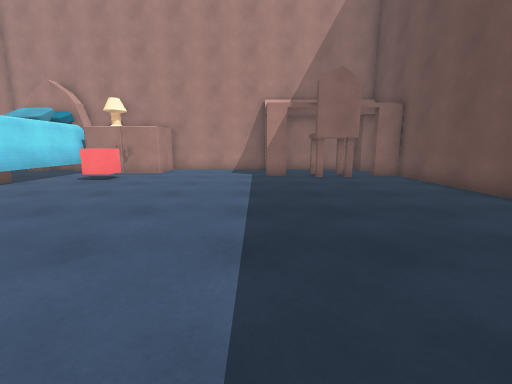
view 1 (above)

13 first-person views from a walk through a 3-D level made in the Unity game engine. The camera is 1.3 m above the floor, tilts 10° down and sees 90° across. The floor is counted in squares, 1 m on a side. Each view is taken from the middle of a square. On the plan, view 1 faces up. The plan holds only what a view shows up to about 13 squares ahead; the rest is blank. The place goes on beyond the plan.

view 2
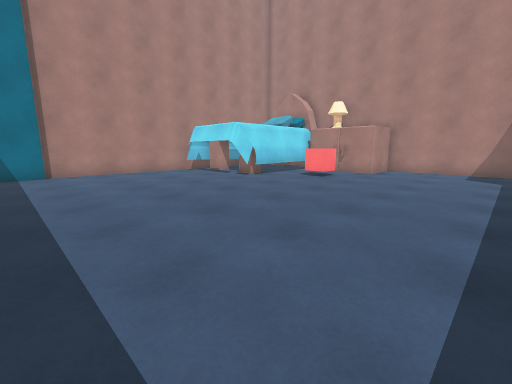

view 3
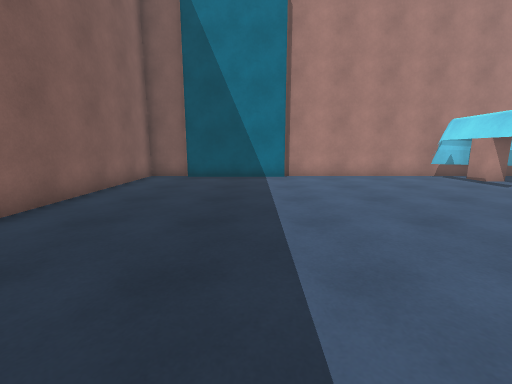

view 4
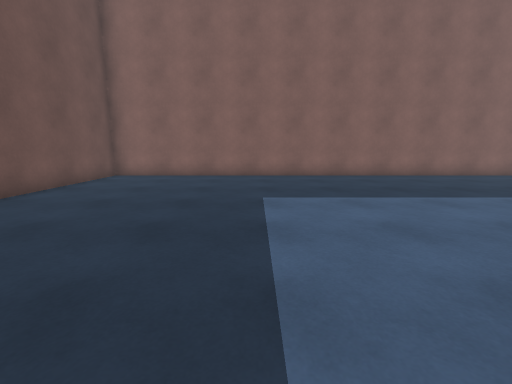

view 5
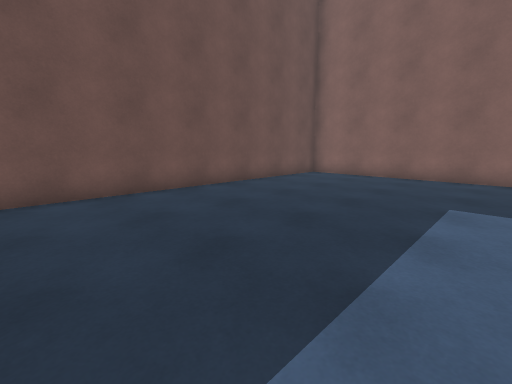

view 6
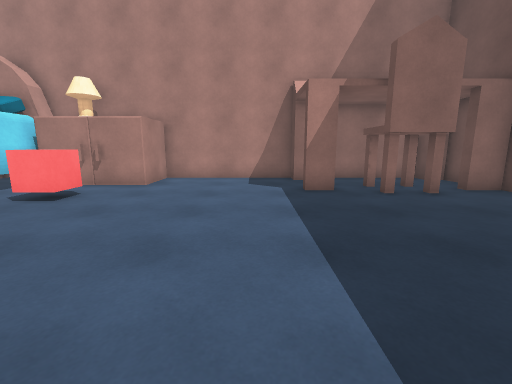

view 7
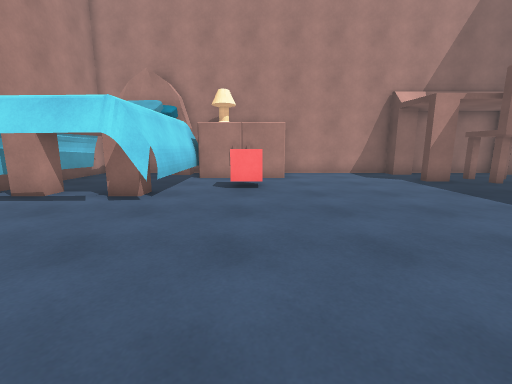

view 8
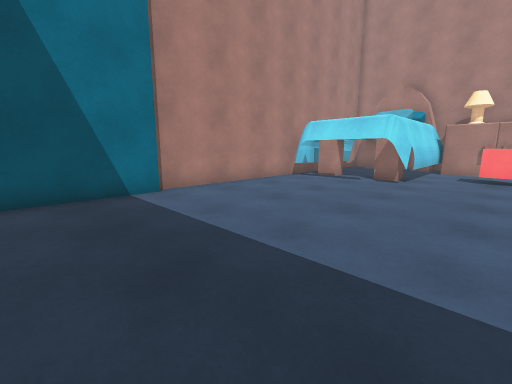

view 9
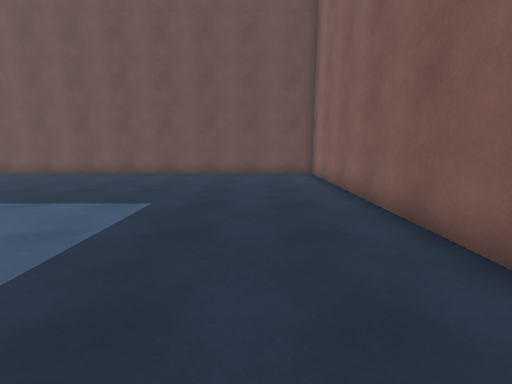

view 10
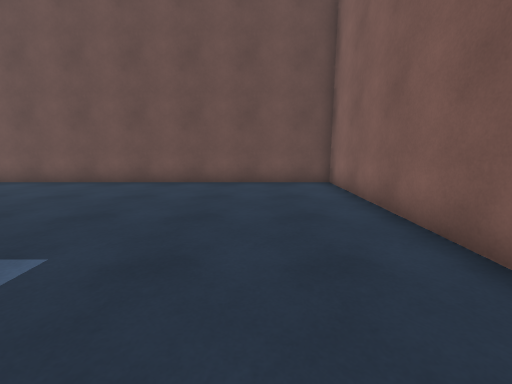

view 11
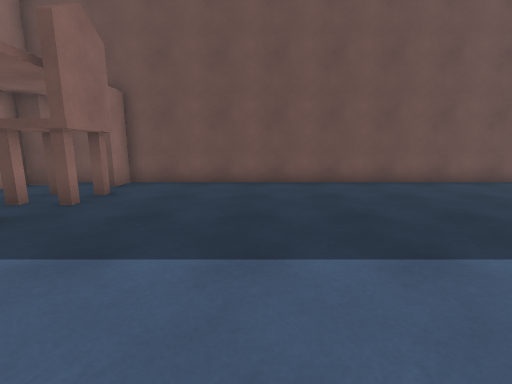

view 12
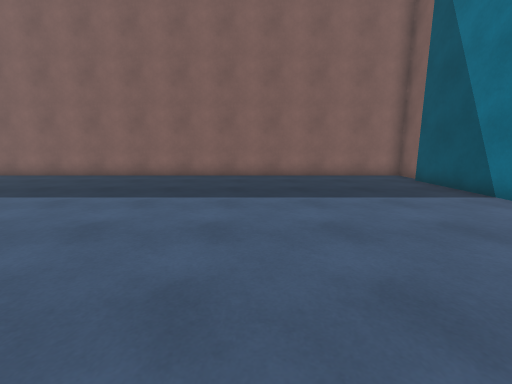

view 13
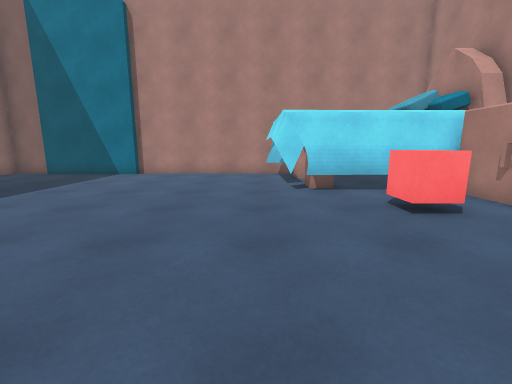

### Floor plan
Points are (right, up) in squares from view 1. A wall is a line through its corners. A room is listed if a view was taken in it or the views show most of it. See-through windows are left out.
Room 1 (views 1, 2, 3, 4, 5, 6, 7, 8, 9, 10, 11, 12, 13)
walls: (-8.6, 8.4) (-9, 7.5) (-12.4, 7.5); (-9.1, 9.5) (-9.1, 8.7) (-10, 8.7); (1.5, 11.7) (0.5, 11.7) (0.5, 12.1); (2.7, 11.8) (2.7, 12.8); (-11.6, 8.7) (-12.6, 8.7); (4.4, 11) (2.7, 11) (2.7, 11.5); (-13.3, 1.4) (-13.3, -3.1); (1.5, 14.1) (0.5, 14.1) (0.5, 14.9) (-4.8, 14.9) (-4.8, 12.8) (-8.4, 12.8); (-8.7, 13.9) (-8.7, 8.1); (-8.6, 14) (-8.5, 8.3); (-13.6, 8.6) (-13.6, 1.2); (-13.6, -3) (-13.6, -4.7) (6.5, -4.7) (6.5, 11.7) (5.4, 11.7)
ways out: opening at (3.5, 13.5) to room 2; opening at (5, 12) to room 2
objects: cube (-6, 10) to (-6, 11)
Room 2 (no view inside)
walls: (6.5, 13) (6.5, 14.1) (5.7, 14.1) (5.7, 14.9) (1.9, 14.9)
ways out: opening at (3.5, 13.5) to room 1; opening at (5, 12) to room 1

Where each view was taken, in squares from view 1:
view 1: 0 up, 0 right, facing up
view 2: 0 up, 0 right, facing up-left
view 3: 0 up, 2 left, facing left
view 4: 7 up, 0 right, facing down
view 5: 7 up, 1 left, facing down-right
view 6: 4 up, 1 left, facing up
view 7: 2 up, 6 left, facing up
view 8: 2 down, 6 left, facing up-left
view 9: 2 down, 6 left, facing right
view 10: 2 down, 3 left, facing right
view 11: 7 up, 3 left, facing right
view 12: 7 up, 7 left, facing down
view 13: 7 up, 1 left, facing left
